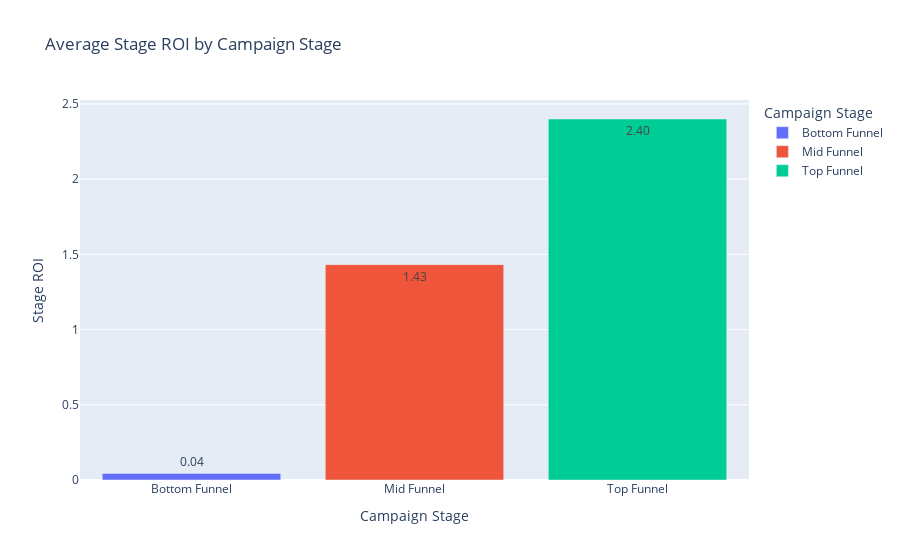
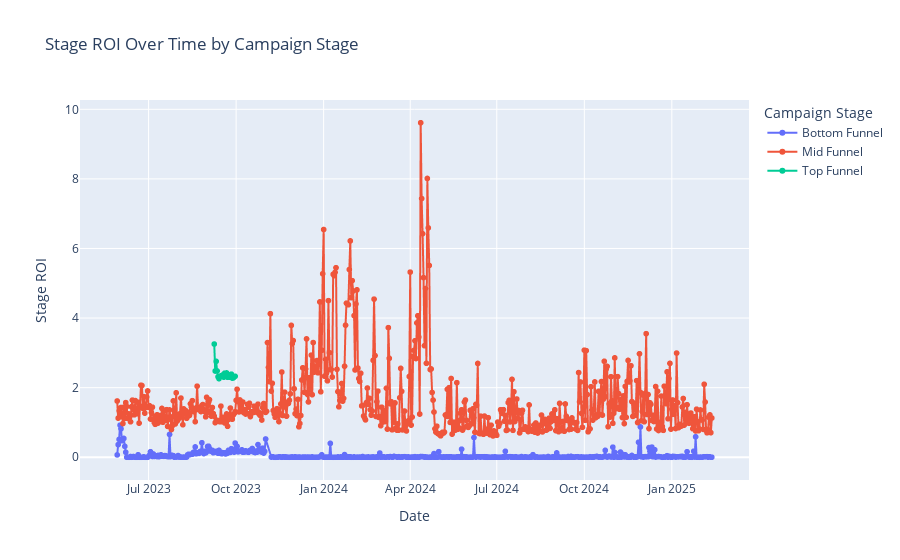
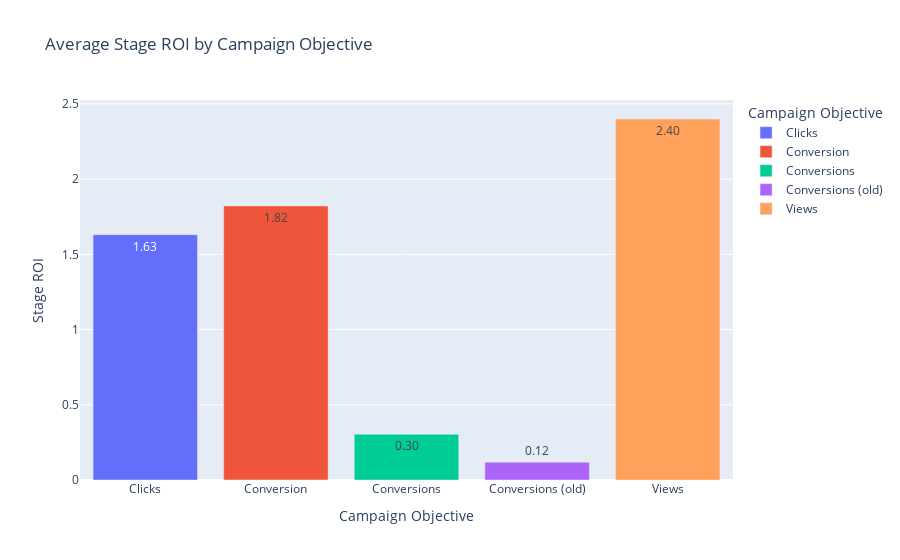
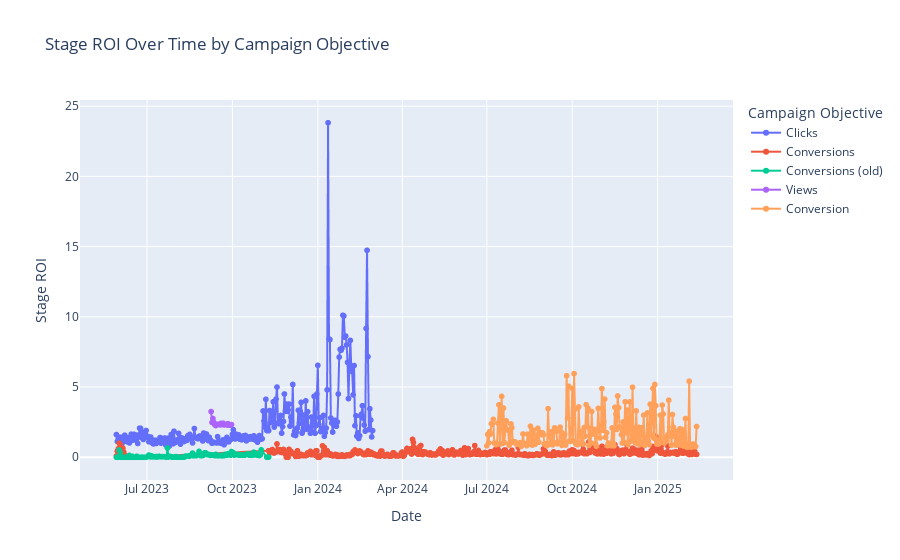

The notebook cell saved with these charts, in order:
### Markdown cell above
# Plot ROI
- ROI over time 
- ROI by Campaign Stage
- ROI by Campaign Objective

### Code cell
import plotly.express as px

google_df = pd.read_csv('df_google_log_ROI.csv')

roi_by_stage = google_df.groupby('Campaign Stage', as_index=False)['Stage ROI'].mean()
roi_stage_time = google_df.groupby(['Date', 'Campaign Stage'], as_index=False)['Stage ROI'].mean()
roi_by_objective = google_df.groupby('Campaign Objective', as_index=False)['Stage ROI'].mean()
roi_objective_time = google_df.groupby(['Date', 'Campaign Objective'], as_index=False)['Stage ROI'].mean()

#Stage
fig = px.bar(
    roi_by_stage,
    x='Campaign Stage',
    y='Stage ROI',
    title='Average Stage ROI by Campaign Stage',
    labels={'Stage ROI': 'Stage ROI (per $ spent)'},
    color='Campaign Stage',  # optional: color by stage
    text_auto='.2f'  # show ROI values on bars
)
fig.update_layout(yaxis_title='Stage ROI', xaxis_title='Campaign Stage')
fig.show()

#Stage Time
fig = px.line(
    roi_stage_time,
    x='Date',
    y='Stage ROI',
    color='Campaign Stage',
    title='Stage ROI Over Time by Campaign Stage',
    markers=True,
    labels={'Stage ROI': 'ROI per $'}
)
fig.update_layout(xaxis_title='Date', yaxis_title='Stage ROI')
fig.show()

#Objective
fig = px.bar(
    roi_by_objective,
    x='Campaign Objective',
    y='Stage ROI',
    title='Average Stage ROI by Campaign Objective',
    labels={'Stage ROI': 'Stage ROI (per $ spent)'},
    color='Campaign Objective',  # optional: color by stage
    text_auto='.2f'  # show ROI values on bars
)
fig.update_layout(yaxis_title='Stage ROI', xaxis_title='Campaign Objective')
fig.show()

#Objective Time
fig = px.line(
    roi_objective_time,
    x='Date',
    y='Stage ROI',
    color='Campaign Objective',
    title='Stage ROI Over Time by Campaign Objective',
    markers=True,
    labels={'Stage ROI': 'ROI per $'}
)
fig.update_layout(xaxis_title='Date', yaxis_title='Stage ROI')
fig.show()

### Figure 1 — Plotly figure (JSON) as saved in the notebook; plotly's stock layout.template omitted (floating-point values rounded to 4 significant figures)
{"data": [{"alignmentgroup": "True", "hovertemplate": "Campaign Stage=%{x}<br>Stage ROI (per $ spent)=%{y}<extra></extra>", "legendgroup": "Bottom Funnel", "marker": {"color": "#636efa", "pattern": {"shape": ""}}, "name": "Bottom Funnel", "offsetgroup": "Bottom Funnel", "orientation": "v", "showlegend": true, "textposition": "auto", "texttemplate": "%{y:.2f}", "type": "bar", "x": ["Bottom Funnel"], "xaxis": "x", "y": [0.04379], "yaxis": "y"}, {"alignmentgroup": "True", "hovertemplate": "Campaign Stage=%{x}<br>Stage ROI (per $ spent)=%{y}<extra></extra>", "legendgroup": "Mid Funnel", "marker": {"color": "#EF553B", "pattern": {"shape": ""}}, "name": "Mid Funnel", "offsetgroup": "Mid Funnel", "orientation": "v", "showlegend": true, "textposition": "auto", "texttemplate": "%{y:.2f}", "type": "bar", "x": ["Mid Funnel"], "xaxis": "x", "y": [1.432], "yaxis": "y"}, {"alignmentgroup": "True", "hovertemplate": "Campaign Stage=%{x}<br>Stage ROI (per $ spent)=%{y}<extra></extra>", "legendgroup": "Top Funnel", "marker": {"color": "#00cc96", "pattern": {"shape": ""}}, "name": "Top Funnel", "offsetgroup": "Top Funnel", "orientation": "v", "showlegend": true, "textposition": "auto", "texttemplate": "%{y:.2f}", "type": "bar", "x": ["Top Funnel"], "xaxis": "x", "y": [2.4], "yaxis": "y"}], "layout": {"barmode": "relative", "legend": {"title": {"text": "Campaign Stage"}, "tracegroupgap": 0}, "title": {"text": "Average Stage ROI by Campaign Stage"}, "xaxis": {"anchor": "y", "categoryarray": ["Bottom Funnel", "Mid Funnel", "Top Funnel"], "categoryorder": "array", "domain": [0, 1], "title": {"text": "Campaign Stage"}}, "yaxis": {"anchor": "x", "domain": [0, 1], "title": {"text": "Stage ROI"}}}}

### Figure 2 — Plotly figure (JSON) as saved in the notebook; plotly's stock layout.template omitted (floating-point values rounded to 4 significant figures; data arrays with more than 128 entries replaced by an {"elided": "..."} marker saying what was removed)
{"data": [{"hovertemplate": "Campaign Stage=Bottom Funnel<br>Date=%{x}<br>ROI per $=%{y}<extra></extra>", "legendgroup": "Bottom Funnel", "line": {"color": "#636efa", "dash": "solid"}, "marker": {"symbol": "circle"}, "mode": "lines+markers", "name": "Bottom Funnel", "showlegend": true, "type": "scattergl", "x": {"elided": "621 str values"}, "xaxis": "x", "y": {"elided": "621 float values"}, "yaxis": "y"}, {"hovertemplate": "Campaign Stage=Mid Funnel<br>Date=%{x}<br>ROI per $=%{y}<extra></extra>", "legendgroup": "Mid Funnel", "line": {"color": "#EF553B", "dash": "solid"}, "marker": {"symbol": "circle"}, "mode": "lines+markers", "name": "Mid Funnel", "showlegend": true, "type": "scattergl", "x": {"elided": "626 str values"}, "xaxis": "x", "y": {"elided": "626 float values"}, "yaxis": "y"}, {"hovertemplate": "Campaign Stage=Top Funnel<br>Date=%{x}<br>ROI per $=%{y}<extra></extra>", "legendgroup": "Top Funnel", "line": {"color": "#00cc96", "dash": "solid"}, "marker": {"symbol": "circle"}, "mode": "lines+markers", "name": "Top Funnel", "showlegend": true, "type": "scattergl", "x": ["2023-09-08", "2023-09-09", "2023-09-10", "2023-09-11", "2023-09-12", "2023-09-13", "2023-09-14", "2023-09-15", "2023-09-16", "2023-09-17", "2023-09-18", "2023-09-19", "2023-09-20", "2023-09-21", "2023-09-22", "2023-09-23", "2023-09-24", "2023-09-25", "2023-09-26", "2023-09-27", "2023-09-28", "2023-09-29", "2023-09-30"], "xaxis": "x", "y": [3.253, 2.479, 2.757, 2.48, 2.313, 2.259, 2.322, 2.339, 2.335, 2.367, 2.302, 2.417, 2.357, 2.422, 2.3, 2.319, 2.309, 2.298, 2.387, 2.274, 2.281, 2.304, 2.327], "yaxis": "y"}], "layout": {"legend": {"title": {"text": "Campaign Stage"}, "tracegroupgap": 0}, "title": {"text": "Stage ROI Over Time by Campaign Stage"}, "xaxis": {"anchor": "y", "domain": [0, 1], "title": {"text": "Date"}}, "yaxis": {"anchor": "x", "domain": [0, 1], "title": {"text": "Stage ROI"}}}}

### Figure 3 — Plotly figure (JSON) as saved in the notebook; plotly's stock layout.template omitted (floating-point values rounded to 4 significant figures)
{"data": [{"alignmentgroup": "True", "hovertemplate": "Campaign Objective=%{x}<br>Stage ROI (per $ spent)=%{y}<extra></extra>", "legendgroup": "Clicks", "marker": {"color": "#636efa", "pattern": {"shape": ""}}, "name": "Clicks", "offsetgroup": "Clicks", "orientation": "v", "showlegend": true, "textposition": "auto", "texttemplate": "%{y:.2f}", "type": "bar", "x": ["Clicks"], "xaxis": "x", "y": [1.631], "yaxis": "y"}, {"alignmentgroup": "True", "hovertemplate": "Campaign Objective=%{x}<br>Stage ROI (per $ spent)=%{y}<extra></extra>", "legendgroup": "Conversion", "marker": {"color": "#EF553B", "pattern": {"shape": ""}}, "name": "Conversion", "offsetgroup": "Conversion", "orientation": "v", "showlegend": true, "textposition": "auto", "texttemplate": "%{y:.2f}", "type": "bar", "x": ["Conversion"], "xaxis": "x", "y": [1.822], "yaxis": "y"}, {"alignmentgroup": "True", "hovertemplate": "Campaign Objective=%{x}<br>Stage ROI (per $ spent)=%{y}<extra></extra>", "legendgroup": "Conversions", "marker": {"color": "#00cc96", "pattern": {"shape": ""}}, "name": "Conversions", "offsetgroup": "Conversions", "orientation": "v", "showlegend": true, "textposition": "auto", "texttemplate": "%{y:.2f}", "type": "bar", "x": ["Conversions"], "xaxis": "x", "y": [0.3044], "yaxis": "y"}, {"alignmentgroup": "True", "hovertemplate": "Campaign Objective=%{x}<br>Stage ROI (per $ spent)=%{y}<extra></extra>", "legendgroup": "Conversions (old)", "marker": {"color": "#ab63fa", "pattern": {"shape": ""}}, "name": "Conversions (old)", "offsetgroup": "Conversions (old)", "orientation": "v", "showlegend": true, "textposition": "auto", "texttemplate": "%{y:.2f}", "type": "bar", "x": ["Conversions (old)"], "xaxis": "x", "y": [0.1185], "yaxis": "y"}, {"alignmentgroup": "True", "hovertemplate": "Campaign Objective=%{x}<br>Stage ROI (per $ spent)=%{y}<extra></extra>", "legendgroup": "Views", "marker": {"color": "#FFA15A", "pattern": {"shape": ""}}, "name": "Views", "offsetgroup": "Views", "orientation": "v", "showlegend": true, "textposition": "auto", "texttemplate": "%{y:.2f}", "type": "bar", "x": ["Views"], "xaxis": "x", "y": [2.4], "yaxis": "y"}], "layout": {"barmode": "relative", "legend": {"title": {"text": "Campaign Objective"}, "tracegroupgap": 0}, "title": {"text": "Average Stage ROI by Campaign Objective"}, "xaxis": {"anchor": "y", "categoryarray": ["Clicks", "Conversion", "Conversions", "Conversions (old)", "Views"], "categoryorder": "array", "domain": [0, 1], "title": {"text": "Campaign Objective"}}, "yaxis": {"anchor": "x", "domain": [0, 1], "title": {"text": "Stage ROI"}}}}

### Figure 4 — Plotly figure (JSON) as saved in the notebook; plotly's stock layout.template omitted (floating-point values rounded to 4 significant figures; data arrays with more than 128 entries replaced by an {"elided": "..."} marker saying what was removed)
{"data": [{"hovertemplate": "Campaign Objective=Clicks<br>Date=%{x}<br>ROI per $=%{y}<extra></extra>", "legendgroup": "Clicks", "line": {"color": "#636efa", "dash": "solid"}, "marker": {"symbol": "circle"}, "mode": "lines+markers", "name": "Clicks", "showlegend": true, "type": "scattergl", "x": {"elided": "277 str values"}, "xaxis": "x", "y": {"elided": "277 float values"}, "yaxis": "y"}, {"hovertemplate": "Campaign Objective=Conversions<br>Date=%{x}<br>ROI per $=%{y}<extra></extra>", "legendgroup": "Conversions", "line": {"color": "#EF553B", "dash": "solid"}, "marker": {"symbol": "circle"}, "mode": "lines+markers", "name": "Conversions", "showlegend": true, "type": "scattergl", "x": {"elided": "482 str values"}, "xaxis": "x", "y": {"elided": "482 float values"}, "yaxis": "y"}, {"hovertemplate": "Campaign Objective=Conversions (old)<br>Date=%{x}<br>ROI per $=%{y}<extra></extra>", "legendgroup": "Conversions (old)", "line": {"color": "#00cc96", "dash": "solid"}, "marker": {"symbol": "circle"}, "mode": "lines+markers", "name": "Conversions (old)", "showlegend": true, "type": "scattergl", "x": {"elided": "160 str values"}, "xaxis": "x", "y": {"elided": "160 float values"}, "yaxis": "y"}, {"hovertemplate": "Campaign Objective=Views<br>Date=%{x}<br>ROI per $=%{y}<extra></extra>", "legendgroup": "Views", "line": {"color": "#ab63fa", "dash": "solid"}, "marker": {"symbol": "circle"}, "mode": "lines+markers", "name": "Views", "showlegend": true, "type": "scattergl", "x": ["2023-09-08", "2023-09-09", "2023-09-10", "2023-09-11", "2023-09-12", "2023-09-13", "2023-09-14", "2023-09-15", "2023-09-16", "2023-09-17", "2023-09-18", "2023-09-19", "2023-09-20", "2023-09-21", "2023-09-22", "2023-09-23", "2023-09-24", "2023-09-25", "2023-09-26", "2023-09-27", "2023-09-28", "2023-09-29", "2023-09-30"], "xaxis": "x", "y": [3.253, 2.479, 2.757, 2.48, 2.313, 2.259, 2.322, 2.339, 2.335, 2.367, 2.302, 2.417, 2.357, 2.422, 2.3, 2.319, 2.309, 2.298, 2.387, 2.274, 2.281, 2.304, 2.327], "yaxis": "y"}, {"hovertemplate": "Campaign Objective=Conversion<br>Date=%{x}<br>ROI per $=%{y}<extra></extra>", "legendgroup": "Conversion", "line": {"color": "#FFA15A", "dash": "solid"}, "marker": {"symbol": "circle"}, "mode": "lines+markers", "name": "Conversion", "showlegend": true, "type": "scattergl", "x": {"elided": "227 str values"}, "xaxis": "x", "y": {"elided": "227 float values"}, "yaxis": "y"}], "layout": {"legend": {"title": {"text": "Campaign Objective"}, "tracegroupgap": 0}, "title": {"text": "Stage ROI Over Time by Campaign Objective"}, "xaxis": {"anchor": "y", "domain": [0, 1], "title": {"text": "Date"}}, "yaxis": {"anchor": "x", "domain": [0, 1], "title": {"text": "Stage ROI"}}}}
